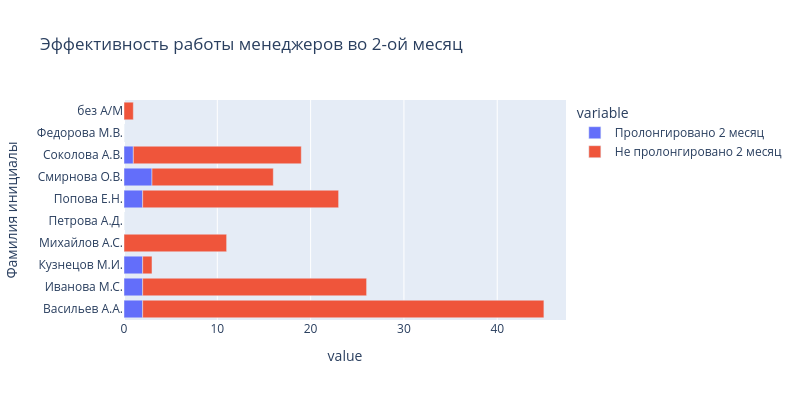

Notebook source saved alongside this figure:
### Code cell
# как и в окне юпитер-ноутбука выше, сделаем то же самое для 2-ых месяцев
managers_for_year['Пролонгировано 2 месяц'] = managers_for_year['пролонгировано во 2-ой месяц']
managers_for_year['Не пролонгировано 2 месяц'] = managers_for_year['к пролонгации во 2-ой месяц'] - managers_for_year['пролонгировано во 2-ой месяц']
managers_for_year['Фамилия инициалы'] = managers_for_year['Менеджер'].apply(name_transform)

# теперь постоим график для 2-ых месяцев
fig = px.bar(
    data_frame = managers_for_year,
    x = ['Пролонгировано 2 месяц', 'Не пролонгировано 2 месяц'],
    y = 'Фамилия инициалы',
    height = 400,
    width = 800,
    title = 'Эффективность работы менеджеров во 2-ой месяц'
)
fig.show()
# после вывода графика на экран автоматически сохраним его в репозитории
fig.write_image('Эффективность работы менеджеров во 2-ой месяц.jpeg')

# и удалим временные столбцы
managers_for_year = managers_for_year.drop(['Пролонгировано 2 месяц', 'Не пролонгировано 2 месяц', 'Фамилия инициалы'], axis=1)

### Figure 1 — Plotly figure (JSON) as saved in the notebook; plotly's stock layout.template omitted (floating-point values rounded to 4 significant figures)
{"data": [{"hovertemplate": "variable=Пролонгировано 2 месяц<br>value=%{x}<br>Фамилия инициалы=%{y}<extra></extra>", "legendgroup": "Пролонгировано 2 месяц", "marker": {"color": "#636efa", "pattern": {"shape": ""}}, "name": "Пролонгировано 2 месяц", "orientation": "h", "showlegend": true, "textposition": "auto", "type": "bar", "x": [2, 2, 2, 0, 0, 2, 3, 1, 0, 0], "xaxis": "x", "y": ["Васильев А.А.", "Иванова М.С.", "Кузнецов М.И.", "Михайлов А.С.", "Петрова А.Д.", "Попова Е.Н.", "Смирнова О.В.", "Соколова А.В.", "Федорова М.В.", "без А/М"], "yaxis": "y"}, {"hovertemplate": "variable=Не пролонгировано 2 месяц<br>value=%{x}<br>Фамилия инициалы=%{y}<extra></extra>", "legendgroup": "Не пролонгировано 2 месяц", "marker": {"color": "#EF553B", "pattern": {"shape": ""}}, "name": "Не пролонгировано 2 месяц", "orientation": "h", "showlegend": true, "textposition": "auto", "type": "bar", "x": [43, 24, 1, 11, 0, 21, 13, 18, 0, 1], "xaxis": "x", "y": ["Васильев А.А.", "Иванова М.С.", "Кузнецов М.И.", "Михайлов А.С.", "Петрова А.Д.", "Попова Е.Н.", "Смирнова О.В.", "Соколова А.В.", "Федорова М.В.", "без А/М"], "yaxis": "y"}], "layout": {"barmode": "relative", "height": 400, "legend": {"title": {"text": "variable"}, "tracegroupgap": 0}, "title": {"text": "Эффективность работы менеджеров во 2-ой месяц"}, "width": 800, "xaxis": {"anchor": "y", "domain": [0, 1], "title": {"text": "value"}}, "yaxis": {"anchor": "x", "domain": [0, 1], "title": {"text": "Фамилия инициалы"}}}}
